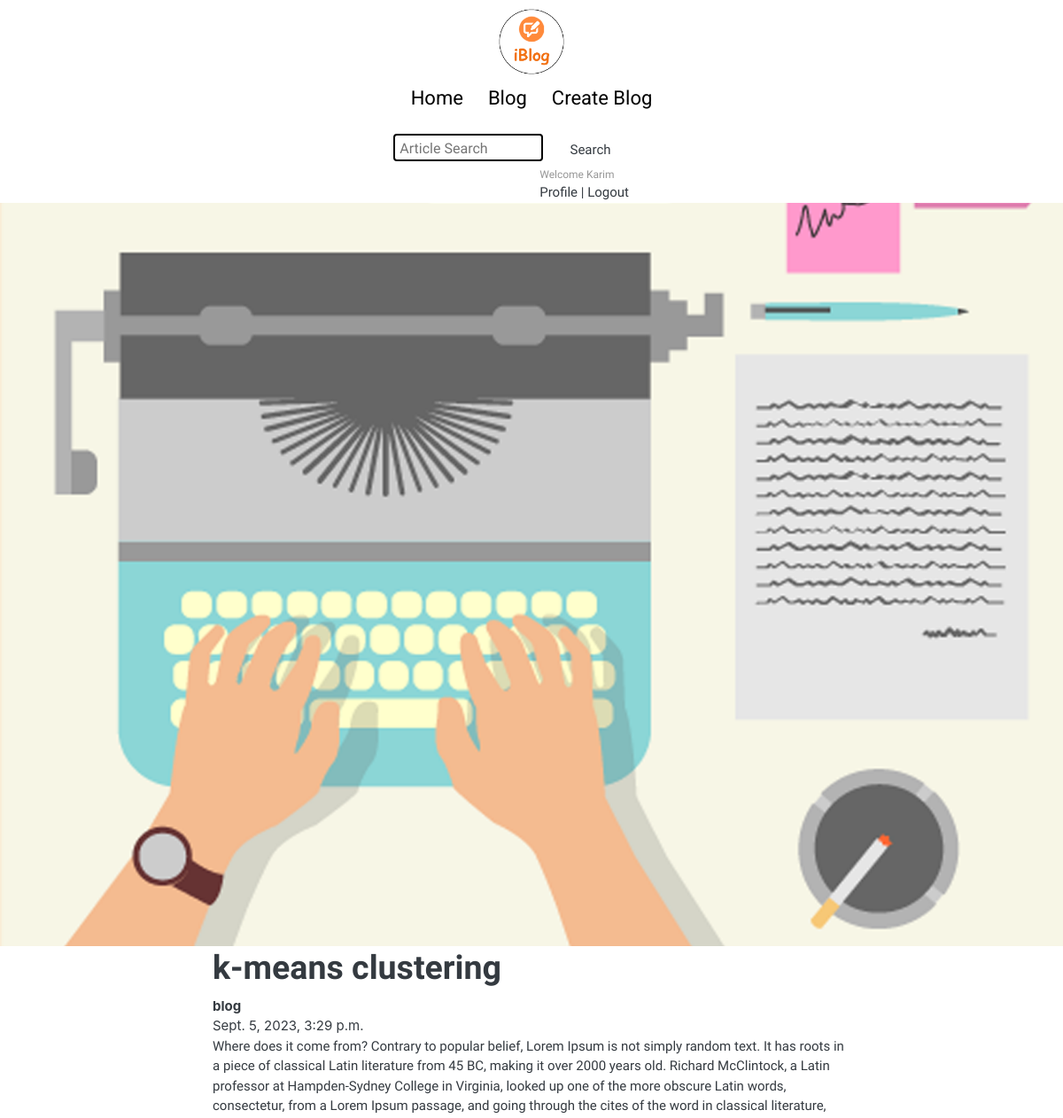
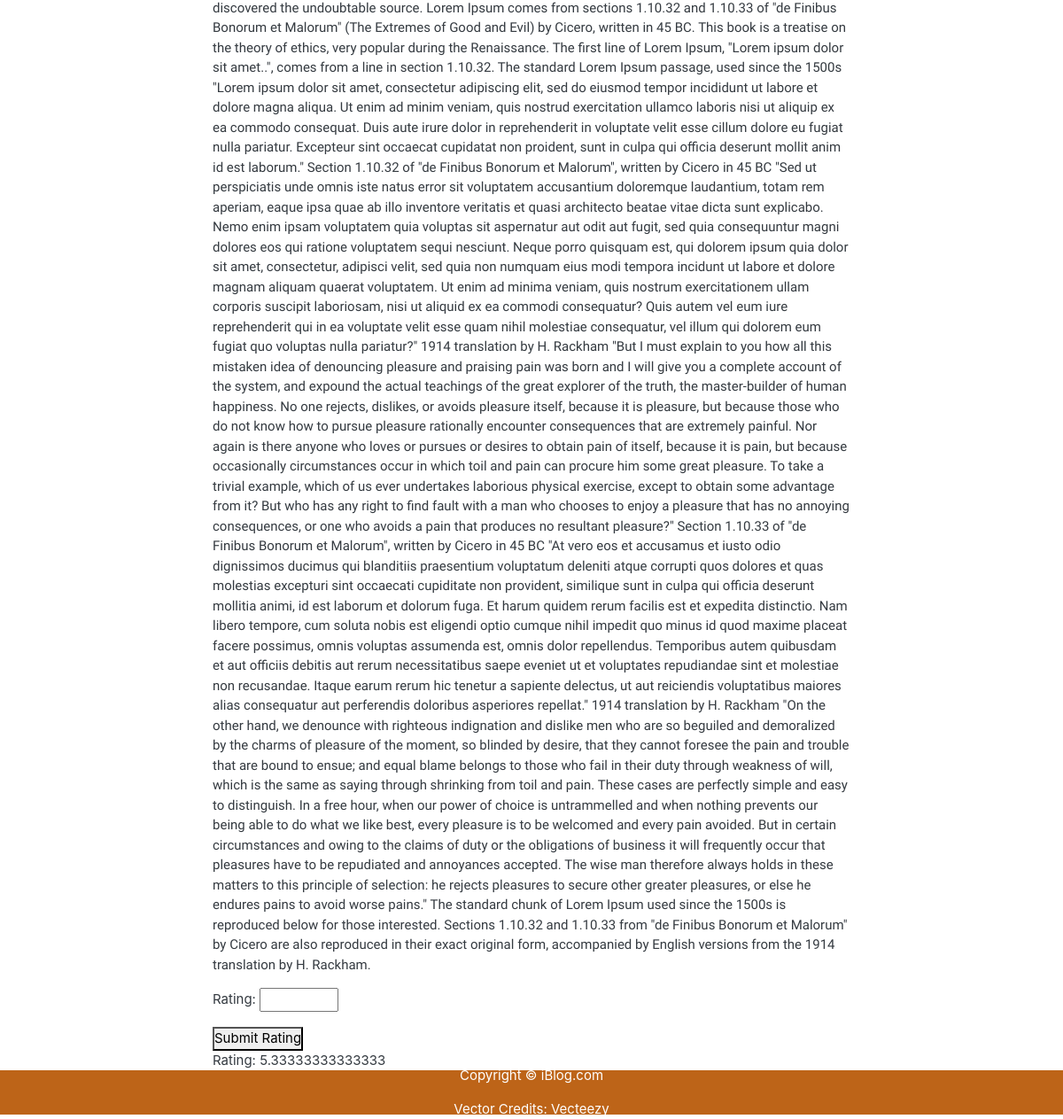
Screenshot of /blog/blog_detail/2/ (signed in) with the database file from the repository (2 pictures, top to bottom).
### blog/models.py (models this page shows, shortened)
class Post(models.Model):
    title = models.CharField(max_length=200)
    body = models.TextField()
    categories = models.ManyToManyField(Category)
    author = models.ForeignKey(User, on_delete=models.CASCADE)
    image = models.ImageField(upload_to='photos/blog', blank=True)
    date = models.DateTimeField(auto_now_add=True)
    modified_date = models.DateTimeField(auto_now=True)

### blog/views.py (the view)
# urls.py: path('blog_detail/<int:pk>/', views.blog_detail, name='blog_detail'),
@login_required
def blog_detail(request, pk):
    blog = get_object_or_404(Post, pk=pk)
    related_posts = Post.objects.filter(categories__in=blog.categories.all()).exclude(pk=pk)
    if request.method == 'POST':
        form = BlogRatingForm(request.POST)
        if form.is_valid():
            rating_value = form.cleaned_data['rating']
            BlogRating.objects.create(blog=blog, user=request.user, rating=rating_value)
            messages.success(request, 'Thank you for rating this blog!')
    else:
        form = BlogRatingForm()
    average_rating = BlogRating.objects.filter(blog=blog).aggregate(Avg('rating'))['rating__avg']
    return render(request, 'blog/blogdetail.html', {'blog': blog, 'blog_posts': related_posts, 'form': form, 'average_rating': average_rating})

### blog/forms.py
class BlogRatingForm(forms.Form):
    rating = forms.DecimalField(max_digits=2, decimal_places=1, min_value=0, max_value=6)

### blog/templates/blog/blogdetail.html (shortened to what this page needs)
{% extends 'base.html' %}
{% load static %}
{% block body %}
<div class="post-img">
    <img style="width: 100%; height: 50%; background-size: cover; background-position: center;"
         src="{{ blog.image.url }}" alt="">
</div>
<div class="m-auto blog-post-content max-width-2 m-auto my-2">
    <h1 class="font1">{{ blog.title }}</h1>
    <div class="blogpost-meta">
        <div class="author-info">
            <div>
                <b>{{ blog.author }}</b>
            </div>
        </div>
        <p>{{ blog.modified_date }}</p>
    </div>
    <p class="font1">{{ blog.body }}</p>
    <form method="post">
        {{ form.as_p }}
        <button type="submit">Submit Rating</button>
    </form>
    {% if average_rating %}
        <p>Rating: {{ average_rating }}</p>
    {% endif %}
</div>
{% endblock %}

### templates/base.html (shortened to what this page needs)
<!DOCTYPE html>
{% load static %}
<html lang="en">
<head>
    <link rel="stylesheet" href="{% static 'css/utils.css' %}">
    <link rel="stylesheet" href="{% static 'css/style.css' %}">
    <link rel="stylesheet" href="{% static 'css/mobile.css' %}">
    <link href="{% static 'css/bootstrap.css' %}" rel="stylesheet" type="text/css" />
    <link href="{% static 'css/ui.css' %}" rel="stylesheet" type="text/css" />
    <link
      href="{% static 'css/responsive.css'%}"
      rel="stylesheet"
      media="only screen and (max-width: 1200px)"
    />
</head>
<body>
    <nav class="navigation max-width-1 m-auto">
        <div class="nav-left">
            <a href="{% url 'home' %}">
                <span><img src="{% static 'img/logo.png' %}" width="94px" alt=""></span>
            </a>
            <ul>
                <li><a href="/">Home</a></li>
                {% if request.user.is_authenticated %}
                <li><a href="{% url 'blog_list' %}">Blog</a></li>
                {% else %}
                <li><a href="{% url 'login' %}">Blog</a></li>
                {% endif %}
                <li><a href="{% url 'create_blog' %}">Create Blog</a></li>
            </ul>
        </div>
        <div class="nav-right">
            <form method="GET" action="{% url 'blog_list' %}">
                <input class="form-input" type="text" name="q" placeholder="Article Search">
                <button class="btn" type="submit">Search</button>
            </form>
        </div>
        <div class="col-lg-3 col-sm-6 col-8 order-2 order-lg-3">
            <div class="d-flex justify-content-end mb-3 mb-lg-0">
                <div class="widget-header">
                    {% if request.user.is_authenticated %}
                    <small class="title text-muted">Welcome {{request.user.first_name}}</small>
                    <div>
                        <a href="{% url 'profile' request.user.username  %}">Profile</a>
                        <span class="dark-transp"> | </span>
                        <a href="{% url 'logout' %}"> Logout</a>
                    </div>
                    {% endif %}
                </div>
            </div>
        </div>
    </nav>
    {% block body %}
    {% endblock %}
    <div class="footer">
        <p>Copyright &copy; iBlog.com </p>
        <a href="https://www.vecteezy.com/free-vector/typewriter">Vector Credits: Vecteezy</a>
    </div>
</body>
</html>

### static/css/utils.css (style rules this page uses)
:root { --main-bg-color: #bd6418; --font1: "Baloo Bhaina 2", cursive; --font2: "Roboto", sans-serif; }
.font1 { font-family: var(--font1); }
.max-width-1 { max-width: 80vw; }
.max-width-2 { max-width: 60vw; }
.m-auto { margin: auto; }
.my-2 { margin-top: 32px; margin-bottom: 32px; }
.btn { padding: 0px 20px; padding-top: 3px; border: 2px solid black; border-radius: 6px; font-family: var(--font1); font-size: 16px; cursor: pointer; transition: all 0.3s ease-in-out; }
.form-input { padding: 0px 5px; padding-top: 3px; font-size: 16px; border: 2px solid black; border-radius: 4px; margin: 0 13px; font-family: var(--font1); }

### static/css/style.css (style rules this page uses)
* { margin: 0; padding: 0; }
.navigation { margin-top: 25px; font-family: var(--font1); display: flex; justify-content: space-between; align-items: center; }
.nav-left { display: flex; }
.nav-left span { font-size: 35px; padding-top: 10px; }
.nav-left ul { display: flex; align-items: center; margin: 0 77px; font-size: 22px; padding-bottom: 23px; }
.nav-left ul li { list-style: none; margin: 0 14px; font-family: var(--font2); transition: all 0.3s ease-in-out; }
.nav-left ul li a { text-decoration: none; color: black; }
.footer { height: 50px; background-color: var(--main-bg-color); display: flex; align-items: center; justify-content: center; color: white; flex-direction: column; }
.footer a { color: white; }

### static/css/mobile.css (style rules this page uses)
@media screen and (max-width: 1200px) { .navigation { flex-direction: column; margin-bottom: 23px; } }
@media screen and (max-width: 1200px) { .nav-left { flex-direction: column; text-align: center; } }
@media screen and (max-width: 1200px) { .form-input { width: 50%; } }
@media screen and (max-width: 1200px) { .post-img { height: auto; } }

### static/css/ui.css (style rules this page uses)
html { font-family: "Inter", sans-serif; font-size: 15px; }
p:last-child { margin-bottom: 0; }
.widget-header { display: inline-block; vertical-align: middle; position: relative; }
.widget-header a { color: #343a40; }
.widget-header .title { display: block; }

### rows the page displays
Post: image (picture), title "k-means clustering", author "blog", modified_date "Sept. 5, 2023, 3:29 p.m.", body "Where does it come from? Contrary to popular belief, Lorem Ipsum is not simply random text. It has roots in a piece of classical Latin literature from 45 BC, making it over 2000 years old. Richard McClintock, a Latin professor at Hampden-Sydney College in Virginia, looked up one of the more obscure Latin words, consectetur, from a Lorem Ipsum passage, and going through the cites of the word in classical literature, discovered the undoubtable source. Lorem Ipsum comes from sections 1.10.32 and 1.10.33 of \"de Finibus Bonorum et Malorum\" (The Extremes of Good and Evil) by Cicero, written in 45 BC. This book is a treatise on the theory of ethics, very popular during the Renaissance. The first…"

### other values shown
{{ request.user.first_name }} "Karim"
{{ average_rating }} "5.33333333333333"
